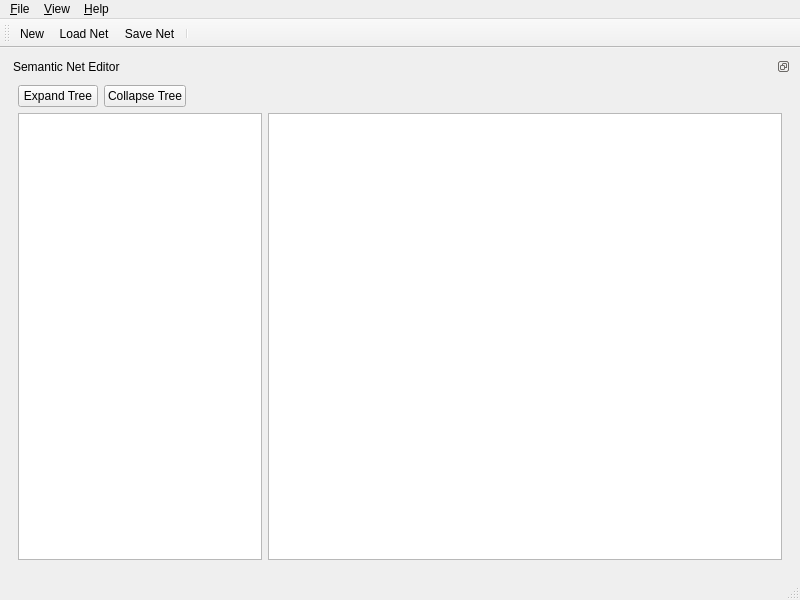
<ui version="4.0" >
 <author>Martin Pahl</author>
 <class>MainWindow</class>
 <widget class="QMainWindow" name="MainWindow" >
  <property name="geometry" >
   <rect>
    <x>0</x>
    <y>0</y>
    <width>800</width>
    <height>600</height>
   </rect>
  </property>
  <property name="windowTitle" >
   <string>Geo Data Analyzer - GeoAIDA</string>
  </property>
  <property name="dockOptions" >
   <set>QMainWindow::AllowTabbedDocks|QMainWindow::AnimatedDocks</set>
  </property>
  <widget class="QWidget" name="centralwidget" >
   <layout class="QGridLayout" >
    <item row="0" column="0" >
     <widget class="QDockWidget" name="dockWidget" >
      <property name="floating" >
       <bool>false</bool>
      </property>
      <property name="features" >
       <set>QDockWidget::DockWidgetFloatable|QDockWidget::DockWidgetMovable|QDockWidget::NoDockWidgetFeatures</set>
      </property>
      <property name="windowTitle" >
       <string>Semantic Net Editor</string>
      </property>
      <widget class="QWidget" name="dockWidgetContents" >
       <layout class="QGridLayout" >
        <item row="0" column="0" >
         <widget class="QPushButton" name="pushButton" >
          <property name="text" >
           <string>Expand Tree</string>
          </property>
         </widget>
        </item>
        <item row="0" column="1" >
         <widget class="QPushButton" name="pushButton_2" >
          <property name="text" >
           <string>Collapse Tree</string>
          </property>
         </widget>
        </item>
        <item row="0" column="2" colspan="2" >
         <spacer>
          <property name="orientation" >
           <enum>Qt::Horizontal</enum>
          </property>
          <property name="sizeHint" >
           <size>
            <width>531</width>
            <height>20</height>
           </size>
          </property>
         </spacer>
        </item>
        <item row="1" column="0" colspan="3" >
         <widget class="QTreeView" name="semNetEditor_" />
        </item>
        <item row="1" column="3" >
         <widget class="AttributeEditor" name="attributeEditor_" >
          <property name="itemsExpandable" >
           <bool>true</bool>
          </property>
         </widget>
        </item>
       </layout>
      </widget>
     </widget>
    </item>
   </layout>
  </widget>
  <widget class="QMenuBar" name="menubar" >
   <property name="geometry" >
    <rect>
     <x>0</x>
     <y>0</y>
     <width>800</width>
     <height>24</height>
    </rect>
   </property>
   <widget class="QMenu" name="menu_File" >
    <property name="title" >
     <string>&amp;File</string>
    </property>
    <addaction name="action_New" />
    <addaction name="actionNetLoad" />
    <addaction name="action_Save_Net" />
    <addaction name="actionLoad_Result" />
    <addaction name="actionSave_Result" />
    <addaction name="actionLoad_Project" />
    <addaction name="separator" />
    <addaction name="actionQuit" />
   </widget>
   <widget class="QMenu" name="menu_View" >
    <property name="title" >
     <string>&amp;View</string>
    </property>
    <addaction name="action_Scene_Viewer" />
    <addaction name="action_Trash_Viewer" />
    <addaction name="action_Map_Viewer" />
    <addaction name="actionDebug_Labelimage_Viewer" />
   </widget>
   <widget class="QMenu" name="menu_Help" >
    <property name="title" >
     <string>&amp;Help</string>
    </property>
    <addaction name="action_About" />
   </widget>
   <addaction name="menu_File" />
   <addaction name="menu_View" />
   <addaction name="menu_Help" />
  </widget>
  <widget class="QStatusBar" name="statusbar" />
  <widget class="QToolBar" name="toolBar" >
   <property name="windowTitle" >
    <string>toolBar</string>
   </property>
   <attribute name="toolBarArea" >
    <enum>TopToolBarArea</enum>
   </attribute>
   <attribute name="toolBarBreak" >
    <bool>false</bool>
   </attribute>
   <addaction name="action_New" />
   <addaction name="actionNetLoad" />
   <addaction name="action_Save_Net" />
   <addaction name="separator" />
  </widget>
  <action name="action_New" >
   <property name="icon" >
    <iconset resource="gda.qrc" >:/gda/filenew.xpm</iconset>
   </property>
   <property name="text" >
    <string>&amp;New</string>
   </property>
  </action>
  <action name="actionNetLoad" >
   <property name="icon" >
    <iconset resource="gda.qrc" >:/gda/fileopen.xpm</iconset>
   </property>
   <property name="text" >
    <string>&amp;Load Net</string>
   </property>
  </action>
  <action name="action_Save_Net" >
   <property name="icon" >
    <iconset resource="gda.qrc" >:/gda/filesave.xpm</iconset>
   </property>
   <property name="text" >
    <string>&amp;Save Net</string>
   </property>
  </action>
  <action name="actionLoad_Result" >
   <property name="text" >
    <string>Load Result</string>
   </property>
  </action>
  <action name="actionSave_Result" >
   <property name="text" >
    <string>Save Result</string>
   </property>
  </action>
  <action name="actionLoad_Project" >
   <property name="text" >
    <string>Load &amp;Project</string>
   </property>
  </action>
  <action name="actionQuit" >
   <property name="text" >
    <string>&amp;Quit</string>
   </property>
   <property name="shortcut" >
    <string>Ctrl+Q</string>
   </property>
   <property name="shortcutContext" >
    <enum>Qt::ApplicationShortcut</enum>
   </property>
  </action>
  <action name="action_Scene_Viewer" >
   <property name="text" >
    <string>&amp;Scene Viewer</string>
   </property>
  </action>
  <action name="action_Trash_Viewer" >
   <property name="text" >
    <string>&amp;Trash Viewer</string>
   </property>
  </action>
  <action name="action_Map_Viewer" >
   <property name="text" >
    <string>&amp;Map Viewer</string>
   </property>
  </action>
  <action name="actionDebug_Label_Image_Viewer" >
   <property name="text" >
    <string>Debug Label Image Viewer</string>
   </property>
  </action>
  <action name="actionDebug_Labelimage_Viewer" >
   <property name="text" >
    <string>Debug Labelimage Viewer</string>
   </property>
  </action>
  <action name="action_About" >
   <property name="text" >
    <string>&amp;About</string>
   </property>
  </action>
 </widget>
 <customwidgets>
  <customwidget>
   <class>AttributeEditor</class>
   <extends>QTreeView</extends>
   <header>attributeeditor.h</header>
  </customwidget>
 </customwidgets>
 <resources>
  <include location="gda.qrc" />
 </resources>
 <connections>
  <connection>
   <sender>pushButton</sender>
   <signal>clicked()</signal>
   <receiver>semNetEditor_</receiver>
   <slot>expandAll()</slot>
   <hints>
    <hint type="sourcelabel" >
     <x>102</x>
     <y>70</y>
    </hint>
    <hint type="destinationlabel" >
     <x>110</x>
     <y>170</y>
    </hint>
   </hints>
  </connection>
  <connection>
   <sender>pushButton_2</sender>
   <signal>clicked()</signal>
   <receiver>semNetEditor_</receiver>
   <slot>collapseAll()</slot>
   <hints>
    <hint type="sourcelabel" >
     <x>545</x>
     <y>71</y>
    </hint>
    <hint type="destinationlabel" >
     <x>237</x>
     <y>250</y>
    </hint>
   </hints>
  </connection>
 </connections>
 <designerdata>
  <property name="gridDeltaX" >
   <number>10</number>
  </property>
  <property name="gridDeltaY" >
   <number>10</number>
  </property>
  <property name="gridSnapX" >
   <bool>true</bool>
  </property>
  <property name="gridSnapY" >
   <bool>true</bool>
  </property>
  <property name="gridVisible" >
   <bool>true</bool>
  </property>
 </designerdata>
</ui>
